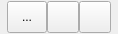
<?xml version="1.0" encoding="UTF-8"?>
<ui version="4.0">
 <class>WLElementControl</class>
 <widget class="QWidget" name="WLElementControl">
  <property name="geometry">
   <rect>
    <x>0</x>
    <y>0</y>
    <width>118</width>
    <height>34</height>
   </rect>
  </property>
  <property name="sizePolicy">
   <sizepolicy hsizetype="Expanding" vsizetype="Maximum">
    <horstretch>0</horstretch>
    <verstretch>0</verstretch>
   </sizepolicy>
  </property>
  <property name="windowTitle">
   <string>Form</string>
  </property>
  <layout class="QGridLayout" name="gridLayout">
   <property name="leftMargin">
    <number>0</number>
   </property>
   <property name="topMargin">
    <number>0</number>
   </property>
   <property name="rightMargin">
    <number>0</number>
   </property>
   <property name="bottomMargin">
    <number>0</number>
   </property>
   <property name="spacing">
    <number>0</number>
   </property>
   <item row="0" column="0">
    <layout class="QHBoxLayout" name="horizontalLayout">
     <item>
      <widget class="QToolButton" name="toolButton_3">
       <property name="minimumSize">
        <size>
         <width>40</width>
         <height>32</height>
        </size>
       </property>
       <property name="text">
        <string>...</string>
       </property>
       <property name="icon">
        <iconset resource="image.qrc">
         <normaloff>:/data/icons/100.png</normaloff>:/data/icons/100.png</iconset>
       </property>
       <property name="iconSize">
        <size>
         <width>32</width>
         <height>32</height>
        </size>
       </property>
      </widget>
     </item>
     <item>
      <widget class="QToolButton" name="toolButton_2">
       <property name="minimumSize">
        <size>
         <width>32</width>
         <height>32</height>
        </size>
       </property>
       <property name="text">
        <string/>
       </property>
       <property name="icon">
        <iconset resource="image.qrc">
         <normaloff>:/data/icons/minus1.png</normaloff>:/data/icons/minus1.png</iconset>
       </property>
       <property name="iconSize">
        <size>
         <width>24</width>
         <height>24</height>
        </size>
       </property>
      </widget>
     </item>
     <item>
      <widget class="QToolButton" name="toolButton">
       <property name="minimumSize">
        <size>
         <width>32</width>
         <height>32</height>
        </size>
       </property>
       <property name="text">
        <string/>
       </property>
       <property name="icon">
        <iconset resource="image.qrc">
         <normaloff>:/data/icons/plus2.png</normaloff>:/data/icons/plus2.png</iconset>
       </property>
       <property name="iconSize">
        <size>
         <width>24</width>
         <height>24</height>
        </size>
       </property>
      </widget>
     </item>
    </layout>
   </item>
  </layout>
 </widget>
 <resources>
  <include location="image.qrc"/>
 </resources>
 <connections/>
</ui>
